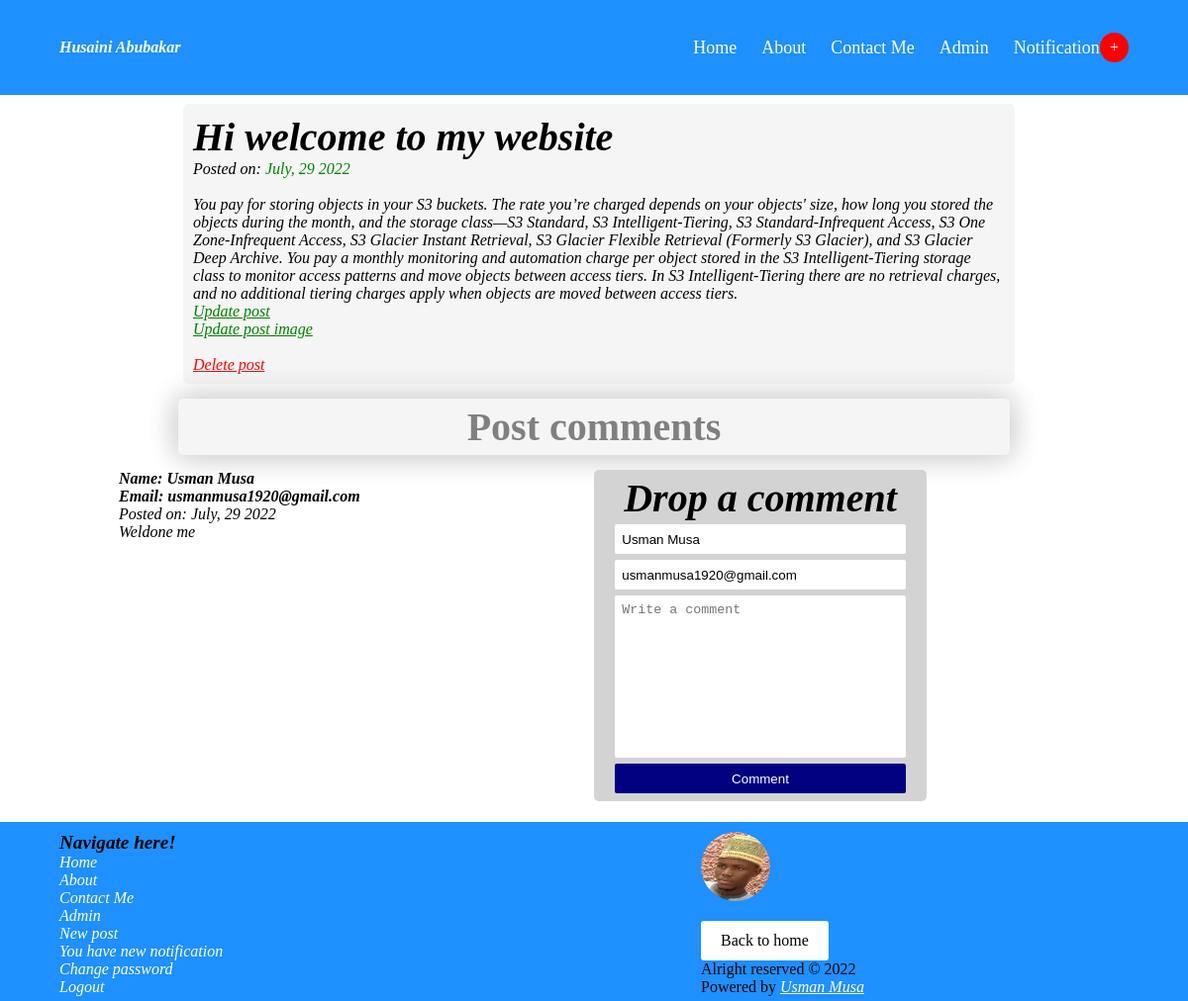
Screenshot of /post/1/ (signed in) with the database file from the repository.
### blog/models.py (models this page shows, shortened)
class Post(models.Model):
  author = models.ForeignKey(User, on_delete=models.CASCADE)
  pub_date = models.DateTimeField(default=timezone.now)
  last_modified = models.DateTimeField(auto_now=True)
  title = models.CharField(max_length=300, blank=True, null=True)
  summary = models.TextField(blank=True, null=True)
  image = models.ImageField(blank=True, null=True, upload_to='blog_post_pic')
  image_url = models. CharField(max_length=1000000, blank=True, null=True)

class Comment(models.Model):
  post = models.ForeignKey(Post, on_delete=models.CASCADE)
  full_name = models.CharField(max_length=255, blank=False, null=False)
  email = models.CharField(max_length=255, blank=False, null=False)
  text_body = models.TextField(blank=False, null=False)
  timestamp = models.DateTimeField(default=timezone.now)
  is_read = models.BooleanField(default=False)

### account/models.py (models this page shows, shortened)
class UserAccount(AbstractBaseUser):
  first_name = models.CharField(max_length=100, unique=False)
  last_name = models.CharField(max_length=100, unique=False)
  username = models.CharField(max_length=255, unique=True)
  email = models.EmailField(max_length=255, unique=True)
  image_url = models.CharField(max_length=1000000, blank=True, null=True)
  is_active = models.BooleanField(default=True)
  is_staff = models.BooleanField(default=False)
  is_superuser = models.BooleanField(default=False)
  objects = UserAccountManager()
  USERNAME_FIELD = 'email'
  REQUIRED_FIELDS = ['first_name', 'last_name', 'username']

### blog/views.py (the view)
# urls.py: path('post/<int:post_id>/', b_views.postDetail, name='post_detail'),
def postDetail(request, post_id):
  post = Post.objects.get(id=post_id)
  comments_all = post.comment_set.all().order_by('-timestamp')
  the_year = datetime.utcnow().year
  count_1 = Message.objects.filter(is_read=False).order_by('-timestamp')
  count_2 = Comment.objects.filter(is_read=False).order_by('-timestamp')
  paginator = Paginator(comments_all, 5)
  page = request.GET.get('page')
  comments = paginator.get_page(page)
  if request.method == 'POST':
    form = CommentForm(request.POST)
    if form.is_valid():
      instance = form.save(commit=False)
      instance.post = post
      instance.save()
      return redirect(reverse('post_detail', kwargs={'post_id': post.id}))
  else:
    form = CommentForm(request.POST)
  context = {
    'count_1': count_1,
    'count_2': count_2,
    'the_year':the_year,
    'post': post,
    'comments': comments,
    'comments_all': comments_all
  }
  return render(request, 'detail.html', context)

### templates/detail.html (shortened to what this page needs)
{% extends 'base.html' %}
{% load static %}
{% block main %}
  <div class="highlight">
    <div class="detail">
      {% if post.title %}
        {% if post.title == None %}
        {% else %}
          <h1>{{post.title}}</h1>
        {% endif %}
      {% endif %}
      <small>Posted on: <span>{{post.pub_date|date:'F, j Y'}}</span></small>
      <br>
      {% if post.summary %}
        <p>{{post.summary}}</p>
      {% endif %}
      {% if request.user == post.author %}
        <a href="{% url 'post_update_text' post.id %}" class="update">Update post</a>
        <a href="{% url 'post_update_img' post.id %}" class="update">Update post image</a>
        <br>
        <a href="{% url 'post_delete' post.id %}" class="delete">Delete post</a>
      {% endif %}
    </div>
  </div>
  {% if comments %}
    <div class="highlight">
      <div class="no_notify">
        <h4>Post comments</h4>
      </div>
    </div>
  {% endif %}
  <div class="some_info">
    <div class="other">
      {% if comments %}
        <div class="post_home_2">
          {% for comment in comments %}
            <h1>Name: {{comment.full_name}}</h1>
            <h1>Email: {{comment.email}}</h1>
            <small>Posted on: <span>{{comment.timestamp|date:'F, j Y'}}</span></small>
            <p>{{comment.text_body}}</p>
            <br>
            <br>
          {% endfor %}
        </div>
      {% else %}
        <div class="highlight">
          <div class="no_notify">
            <h4>No comment yet</h4>
          </div>
        </div>
      {% endif %}
      <div class="post_home">
        <div class="form_post">
          <h1>Drop a comment</h1>
          <form method="POST">
            {% if request.user.is_authenticated %}
              <input type="text" name="full_name" placeholder="Full name" value="{{request.user.first_name}} {{request.user.last_name}}" required>
              <input type="email" name="email" placeholder="Email address" value="{{request.user.email}}" required>
            {% else %}
              <input type="text" name="full_name" placeholder="Full name" required>
              <input type="email" name="email" placeholder="Email address" required>
            {% endif %}
            <textarea name="text_body" placeholder="Write a comment" cols="30" rows="10" required></textarea>
            <button type="submit">Comment</button>
          </form>
        </div>
      </div>
    </div>
  </div>
  <br>
{% endblock main %}

### static/home.css (style rules this page uses)
* { margin: 0; padding: 0; box-sizing: border-box; }
html, body, div, span, object, iframe, h1, h2, h3, h4, h5, h6, p, blockquote, pre, abbr, address, cite, code, del, dfn, em, img, ins, kbd, q, samp, small, strong, sub, sup, var, b, i, dl, dt, dd, ol, ul, li, fieldset, form, label, legend, table, caption, tbody, tfoot, thead, tr, th, td, article, aside, canvas, details, figcaption, figure, footer, header, hgroup, menu, nav, section, summary, time, mark, audio, video { outline:0; font-size:100%; vertical-align:baseline; background:transparent; }
a { text-decoration: none; }
body { width: 100%; background-color: white; font-family: "Roboto","Lucida Grande","DejaVu Sans","Bitstream Vera Sans", Times 'Segoe UI', Tahoma, Verdana, sans-serif, serif,Verdana,Arial,sans-serif; }
.highlight { width: 100%; margin-top: 5px; display: flex; flex-direction: column; align-items: center; justify-content: center; }
.some_info { width: 100%; margin-top: 15px; display: flex; justify-content: center; }
.other { width: 80%; display: flex; justify-content: space-between; }
.post_home { font-style: italic; width: 50%; }
.post_home_2 { font-style: italic; width: 50%; }
.form_post { width: 70%; padding: 5px; border-radius: 5px; display: flex; flex-direction: column; align-items: center; background-color: lightgrey; }
.form_post h1 { text-align: center; font-size: 2.5rem; }
.form_post form { width: 100%; display: flex; flex-direction: column; align-items: center; }
.form_post form input { width: 90%; height: 30px; margin-top: 3px; margin-bottom: 3px; outline: none; border: none; border-radius: 2px; padding: 7px; }
.form_post form textarea { width: 90%; resize: none; margin-top: 3px; margin-bottom: 3px; outline: none; border: none; border-radius: 2px; padding: 7px; }
.form_post form button { width: 90%; height: 30px; margin-top: 3px; margin-bottom: 3px; border: none; border-radius: 2px; padding: 7px; background: navy; color: white; }
.detail { width: 70%; padding: 10px; font-style: italic; margin-left: 10px; margin-bottom: 10px; border-radius: 5px; display: flex; flex-direction: column; background-color: whitesmoke; }
.detail h1 { font-size: 2.5rem; }
.detail small span { color: green; }
.update { color: green; text-decoration: underline; }
.delete { color: red; text-decoration: underline; }
.no_notify { width: 70%; padding: 5px; border-radius: 5px; display: flex; flex-direction: column; align-items: center; background-color: whitesmoke; box-shadow: 0 0 30px lightgrey, 0 0 30px lightgrey; }
.no_notify h4 { text-align: center; font-size: 2.5rem; color: grey; }

### rows the page displays
Post: title "Hi welcome to my website", pub_date "July, 29 2022", summary "You pay for storing objects in your S3 buckets. The rate you’re charged depends on your objects' size, how long you stored the objects during the month, and the storage class—S3 Standard, S3 Intelligent-Tiering, S3 Standard-Infrequent Access, S3 One Zone-Infrequent Access, S3 Glacier Instant Retrieval, S3 Glacier Flexible Retrieval (Formerly S3 Glacier), and S3 Glacier Deep Archive. You pay a monthly monitoring and automation charge per object stored in the S3 Intelligent-Tiering storage class to monitor access patterns and move objects between access tiers. In S3 Intelligent-Tiering there are no retrieval charges, and no additional tiering charges apply when objects are moved between…"
Comment: full_name "Usman Musa", email "usmanmusa1920@gmail.com", timestamp "July, 29 2022", text_body "Weldone me"
UserAccount: full_name "Usman Musa", email "usmanmusa1920@gmail.com"
